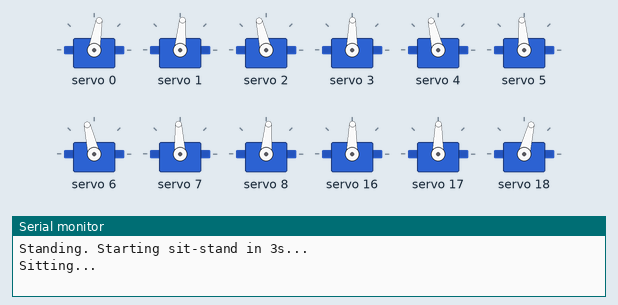
A sketch run on a simulated Arduino Uno, built with avr-gcc and run on an emulated ATmega328P. On the bench: 12 × servo, the last lines printed to the serial monitor.

Above: at 4.05 s.
At 6.65 s:
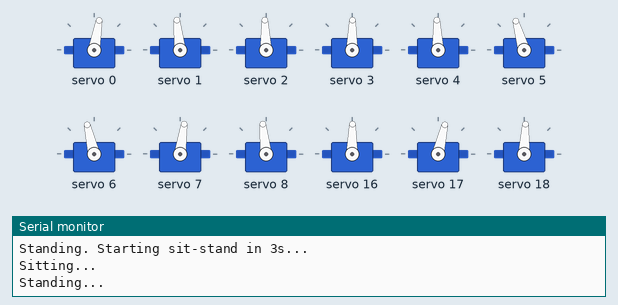
Timing chart, 0 to 10.8 s (numbered marks = the images above):
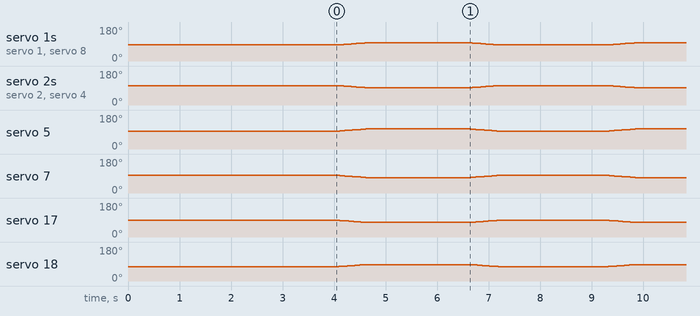

The sketch:

hexapod_sitstand.ino
```cpp
// Hexapod Sit-to-Stand Test
// Centers = standing. Femur+Tibia offset = sit.
// Runs: center(stand) -> sit -> stand -> repeat

#include <Wire.h>
#include <Adafruit_PWMServoDriver.h>

Adafruit_PWMServoDriver pca1 = Adafruit_PWMServoDriver(0x40);
Adafruit_PWMServoDriver pca2 = Adafruit_PWMServoDriver(0x41);

#define SERVO_FREQ 50
#define SIT_OFFSET 25  // how far femur/tibia move for sit

int centers[18] = {
  280, 290, 330,  // L1: coxa, femur, tibia
  300, 330, 310,  // L2
  330, 310, 290,  // L3
  300, 300, 270,  // L4
  260, 230, 320,  // L5
  280, 250, 300   // L6
};

int curPos[18];

void setServo(int s, int val) {
  if (s < 9) pca1.setPWM(s, 0, val);
  else pca2.setPWM(s - 9, 0, val);
}

// Move all 18 servos smoothly toward their targets
void smoothMoveAll(int targets[18], int stepDelay) {
  bool moving = true;
  while (moving) {
    moving = false;
    for (int i = 0; i < 18; i++) {
      if (curPos[i] != targets[i]) {
        moving = true;
        if (curPos[i] < targets[i]) curPos[i]++;
        else curPos[i]--;
        setServo(i, curPos[i]);
      }
    }
    delay(stepDelay);
  }
}

void centerAll() {
  for (int i = 0; i < 18; i++) {
    curPos[i] = centers[i];
    setServo(i, centers[i]);
  }
}

void setup() {
  Serial.begin(9600);
  delay(1000);
  pca1.begin();
  pca1.setPWMFreq(SERVO_FREQ);
  delay(10);
  pca2.begin();
  pca2.setPWMFreq(SERVO_FREQ);
  delay(10);

  centerAll();
  Serial.println("Standing. Starting sit-stand in 3s...");
  delay(3000);
}

void loop() {
  // SIT: move femurs and tibias
  int sitTargets[18];
  for (int i = 0; i < 18; i++) sitTargets[i] = centers[i];

  // Femur sit directions: L1=+, L2=-, L3=-, L4=-, L5=+, L6=+
  // Tibia sit directions: L1=-, L2=+, L3=+, L4=+, L5=-, L6=-
  int femurs[] = {1, 4, 7, 10, 13, 16};
  int tibias[] = {2, 5, 8, 11, 14, 17};
  int femurDir[] = {1, -1, -1, -1, 1, 1};
  int tibiaDir[] = {-1, 1, 1, 1, -1, -1};

  for (int i = 0; i < 6; i++) {
    sitTargets[femurs[i]] = centers[femurs[i]] + (SIT_OFFSET * femurDir[i]);
    sitTargets[tibias[i]] = centers[tibias[i]] + (SIT_OFFSET * tibiaDir[i]);
  }

  Serial.println("Sitting...");
  smoothMoveAll(sitTargets, 15);
  delay(2000);

  // STAND: back to center
  Serial.println("Standing...");
  int standTargets[18];
  for (int i = 0; i < 18; i++) standTargets[i] = centers[i];
  smoothMoveAll(standTargets, 15);
  delay(2000);
}
```
